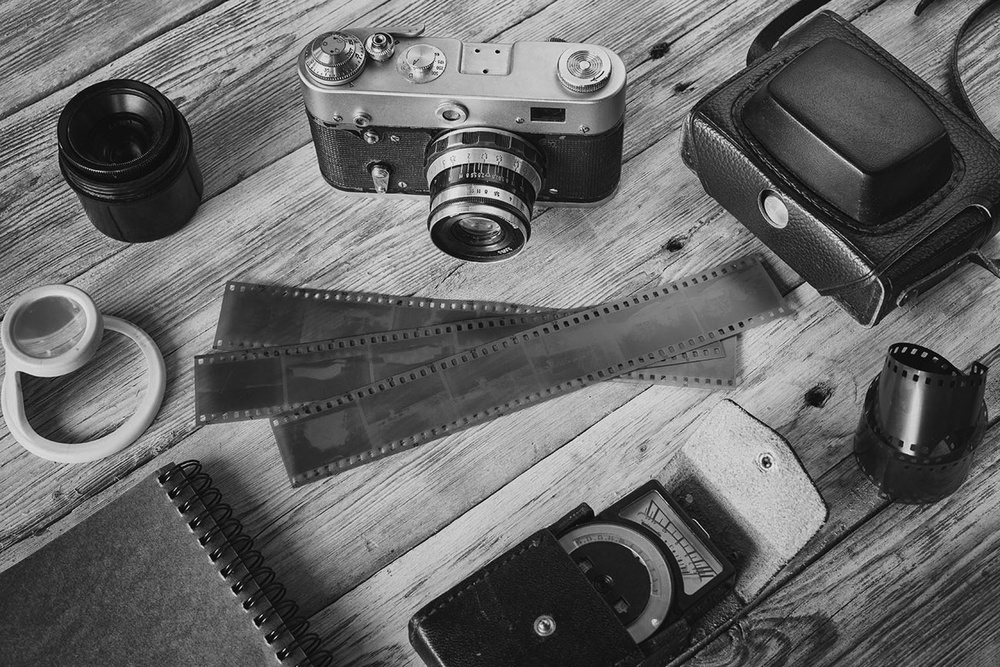
#> input picture week2/sample.jpg, 1000 x 667 px, shrunk from 1300 x 867 before the run
$ python power.py
#> lines starting #> are read from the running program, lines starting #| are printed output that depends on the picture
# import io from scikit-image library
from skimage import io
# import color from scikit-image library
from skimage import color
# import utli from scikit-image library
from skimage import util
# from matplotlib import pyplot
import matplotlib.pyplot as plt
# import numpy library as np
import numpy as np

from skimage import exposure as exp

# Read an image
img = io.imread('sample.jpg')
#> img is the input picture: shape (667, 1000, 3); min 0, max 249, mean 103.4

# convert image to gray level
r = color.rgb2gray(img)
# convert data type of image to 8-bit
r = util.img_as_ubyte(r)

# apply gamma method s = cr^y
c = 1
y = 1.5
s = exp.adjust_gamma(r, y, c)
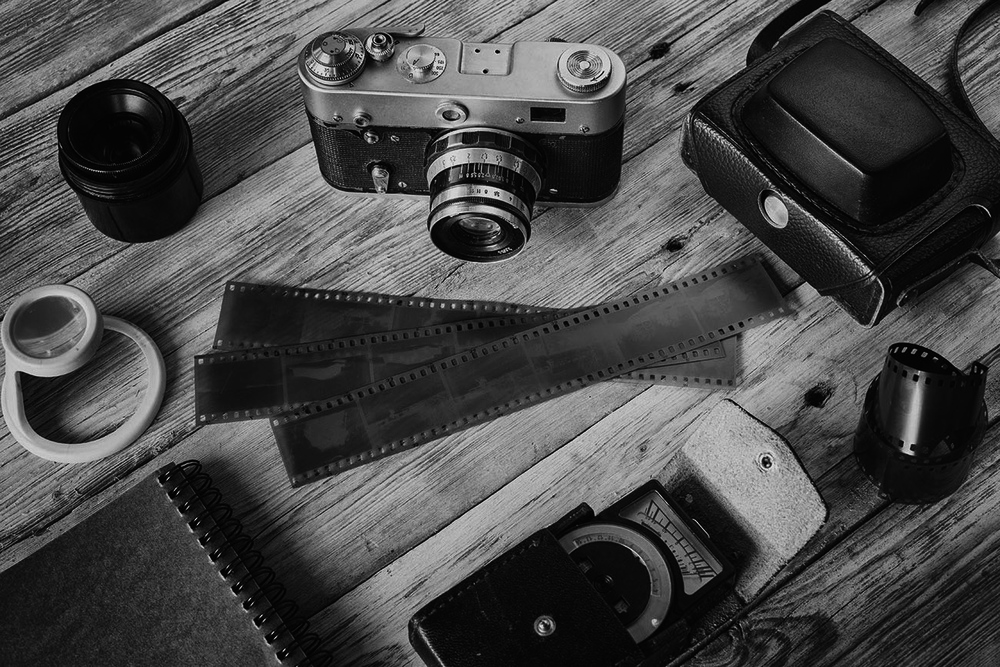
#> s: shape (667, 1000); min 0, max 246, mean 73.4
# convert data type of image to 8-bit
s = s.astype(np.uint8)


# display image
plt.imshow(s, cmap='gray')
plt.show()
ax = plt.hist(s.ravel())
plt.show()
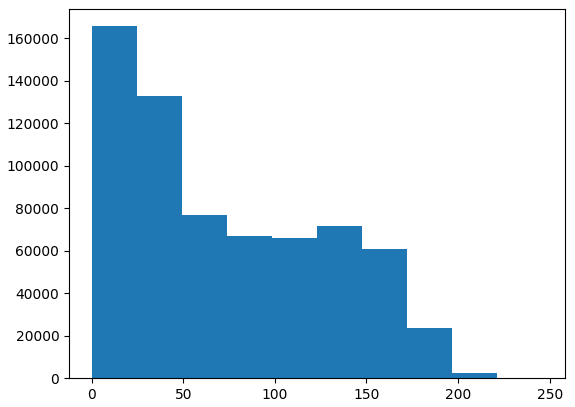
#> figure drawn by matplotlib, 1 panel; tallest bar 165588 high, from x = -1.78e-15 to 24.6

$ run again, with week2/image.jpg copied over week2/sample.jpg
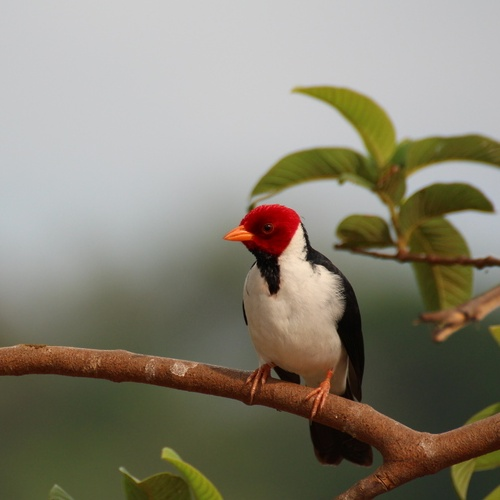
#> input picture week2/image.jpg, 500 x 500 px
#> img is the input picture: shape (500, 500, 3); mean R, G, B 136.1, 130.9, 115.3
#> `s = exp.adjust_gamma(r, y, c)`:
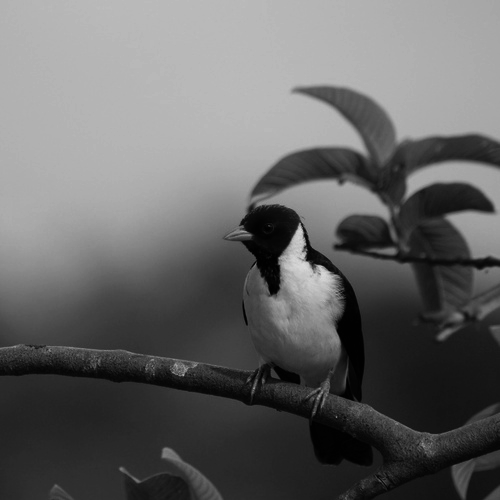
#> s: shape (500, 500); min 0, max 218, mean 102
#> `plt.show()`:
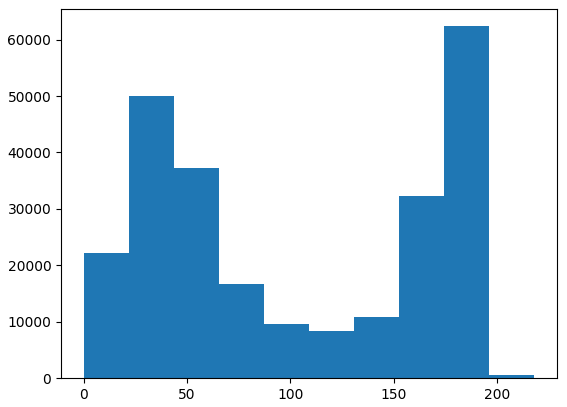
#> figure drawn by matplotlib, 1 panel; tallest bar 62373 high, from x = 174.4 to 196.2

$ run again, with week2/image3.jpg copied over week2/sample.jpg
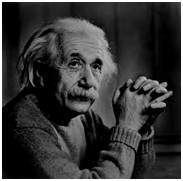
#> input picture week2/image3.jpg, 183 x 181 px
#> img is the input picture: shape (181, 183, 3); min 0, max 255, mean 55.2
#> `s = exp.adjust_gamma(r, y, c)`:
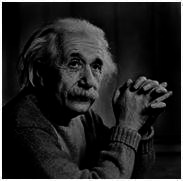
#> s: shape (181, 183); min 0, max 255, mean 35.7
#> `plt.show()`:
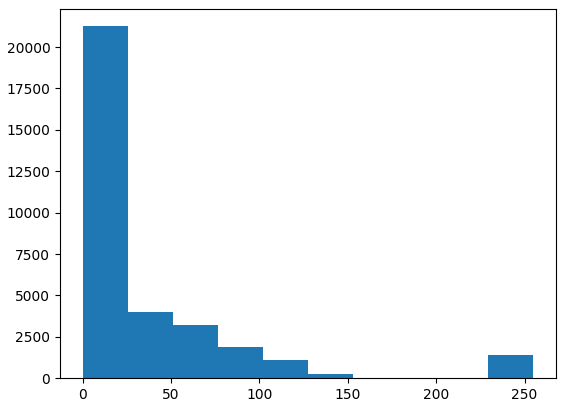
#> figure drawn by matplotlib, 1 panel; tallest bar 21260 high, from x = 0 to 25.5
